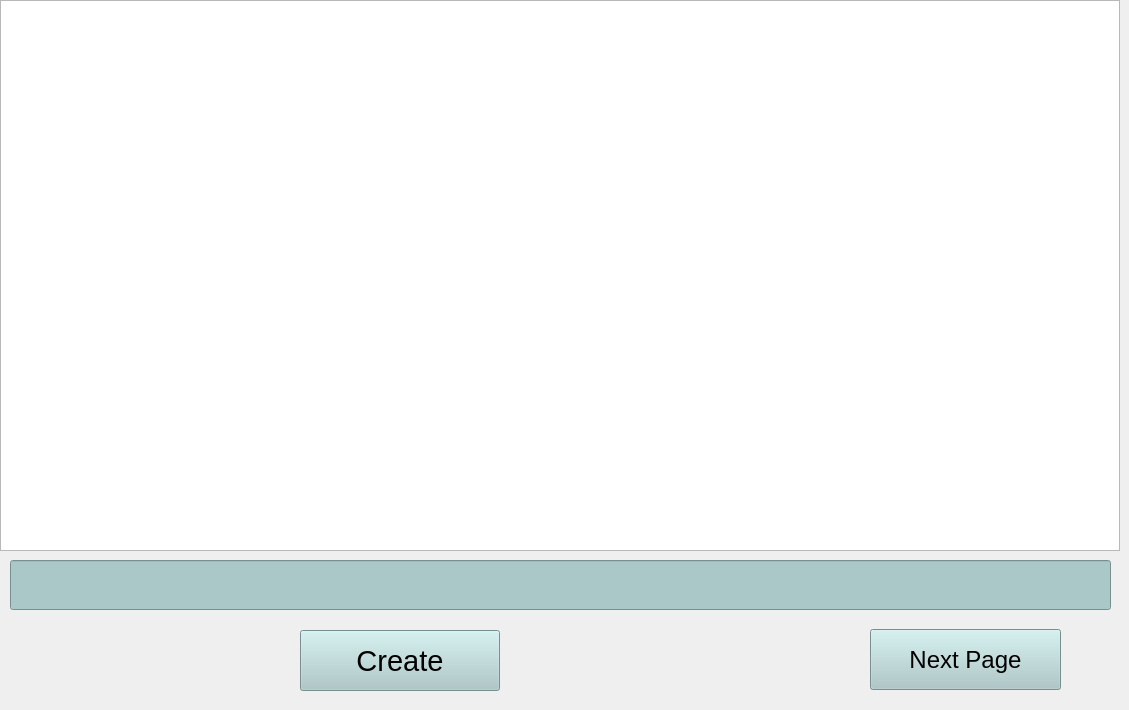
   <widget class="QWidget" name="tab_9">
    <attribute name="title">
     <string>Page 8</string>
    </attribute>
    <widget class="QGraphicsView" name="im_pg8">
     <property name="geometry">
      <rect>
       <x>0</x>
       <y>0</y>
       <width>1120</width>
       <height>551</height>
      </rect>
     </property>
    </widget>
    <widget class="QPushButton" name="But_pg8">
     <property name="geometry">
      <rect>
       <x>870</x>
       <y>629</y>
       <width>191</width>
       <height>61</height>
      </rect>
     </property>
     <property name="font">
      <font>
       <pointsize>18</pointsize>
      </font>
     </property>
     <property name="styleSheet">
      <string notr="true">QPushButton{
	background-color: rgba(170,200,200);
} /* Light grey color */
QPushButton:hover{
	background:rgba(170,200,200,220);
}
QPushButton:pressed{
	background:rgba(170,200,200,250);
}
</string>
     </property>
     <property name="text">
      <string>Next Page</string>
     </property>
    </widget>
    <widget class="QLineEdit" name="inp_pg8">
     <property name="geometry">
      <rect>
       <x>10</x>
       <y>560</y>
       <width>1101</width>
       <height>50</height>
      </rect>
     </property>
     <property name="minimumSize">
      <size>
       <width>1101</width>
       <height>41</height>
      </size>
     </property>
     <property name="maximumSize">
      <size>
       <width>1101</width>
       <height>50</height>
      </size>
     </property>
     <property name="font">
      <font>
       <family>Calibri</family>
       <pointsize>16</pointsize>
      </font>
     </property>
     <property name="styleSheet">
      <string notr="true">background-color: rgb(170,200,200); /* Light grey color */
</string>
     </property>
     <property name="text">
      <string/>
     </property>
    </widget>
    <widget class="QPushButton" name="create_pg8">
     <property name="geometry">
      <rect>
       <x>300</x>
       <y>630</y>
       <width>200</width>
       <height>61</height>
      </rect>
     </property>
     <property name="font">
      <font>
       <pointsize>22</pointsize>
      </font>
     </property>
     <property name="styleSheet">
      <string notr="true">QPushButton{
	background-color: rgba(170,200,200);
} /* Light grey color */
QPushButton:hover{
	background:rgba(170,200,200,220);
}
QPushButton:pressed{
	background:rgba(170,200,200,250);
}
</string>
     </property>
     <property name="text">
      <string>Create</string>
     </property>
    </widget>
    <widget class="QLabel" name="label_11">
     <property name="geometry">
      <rect>
       <x>110</x>
       <y>610</y>
       <width>71</width>
       <height>91</height>
      </rect>
     </property>
     <property name="text">
      <string/>
     </property>
     <property name="pixmap">
      <pixmap>chichar.png</pixmap>
     </property>
     <property name="scaledContents">
      <bool>true</bool>
     </property>
    </widget>
    <widget class="QLabel" name="label_12">
     <property name="geometry">
      <rect>
       <x>4</x>
       <y>616</y>
       <width>91</width>
       <height>81</height>
      </rect>
     </property>
     <property name="text">
      <string/>
     </property>
     <property name="pixmap">
      <pixmap>pokemon.png</pixmap>
     </property>
     <property name="scaledContents">
      <bool>true</bool>
     </property>
    </widget>
    <widget class="QLabel" name="label_13">
     <property name="geometry">
      <rect>
       <x>190</x>
       <y>610</y>
       <width>110</width>
       <height>91</height>
      </rect>
     </property>
     <property name="text">
      <string/>
     </property>
     <property name="pixmap">
      <pixmap>pich.png</pixmap>
     </property>
     <property name="scaledContents">
      <bool>true</bool>
     </property>
    </widget>
    <widget class="QLabel" name="label_32">
     <property name="geometry">
      <rect>
       <x>540</x>
       <y>620</y>
       <width>291</width>
       <height>81</height>
      </rect>
     </property>
     <property name="text">
      <string/>
     </property>
     <property name="pixmap">
      <pixmap>ct1.png</pixmap>
     </property>
     <property name="scaledContents">
      <bool>true</bool>
     </property>
    </widget>
   </widget>
